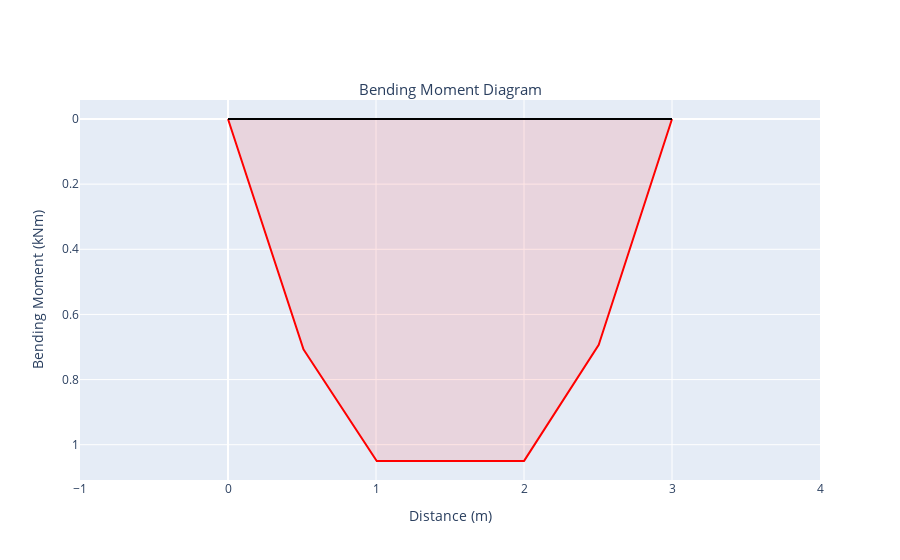

Notebook code for this chart:
### Code cell
#Define the layout object
layout = go.Layout(
    title={
        'text': "Bending Moment Diagram",
        'y':0.85,
        'x':0.5,
        'xanchor': 'center',
        'yanchor': 'top'},
    titlefont=dict(size=15),
    yaxis = dict(
        title='Bending Moment (kNm)',
        autorange="reversed",   
    ),
    xaxis = dict(
        title='Distance (m)',       
        range=[-1, span+1]
    ),
    showlegend=False 
)

#Define the Bending Moment trace
line = go.Scatter(
    x = X,
    y = -sum(bendingMoment),
    mode='lines',
    name='Bending Moment',
    fill='tonexty',
    line_color='red',
    fillcolor='rgba(255, 0, 0, 0.1)'
)

#Define a horizontal line to represent the structure
axis = go.Scatter(
    x = [0, span],
    y = [0,0],
    mode='lines',
    line_color='black'
)

#Generate and view the figure
fig = go.Figure(data=[line, axis], layout=layout)
py.offline.iplot(fig)

### Figure 1 — Plotly figure (JSON) as saved in the notebook; plotly's stock layout.template omitted (floating-point values rounded to 4 significant figures; data arrays with more than 128 entries replaced by an {"elided": "..."} marker saying what was removed)
{"data": [{"fill": "tonexty", "fillcolor": "rgba(255, 0, 0, 0.1)", "line": {"color": "red"}, "mode": "lines", "name": "Bending Moment", "type": "scatter", "x": {"elided": "601 float values"}, "y": {"elided": "601 float values"}}, {"line": {"color": "black"}, "mode": "lines", "type": "scatter", "x": [0, 3], "y": [0, 0]}], "layout": {"showlegend": false, "title": {"font": {"size": 15}, "text": "Bending Moment Diagram", "x": 0.5, "xanchor": "center", "y": 0.85, "yanchor": "top"}, "xaxis": {"range": [-1, 4], "title": {"text": "Distance (m)"}}, "yaxis": {"autorange": "reversed", "title": {"text": "Bending Moment (kNm)"}}}}
